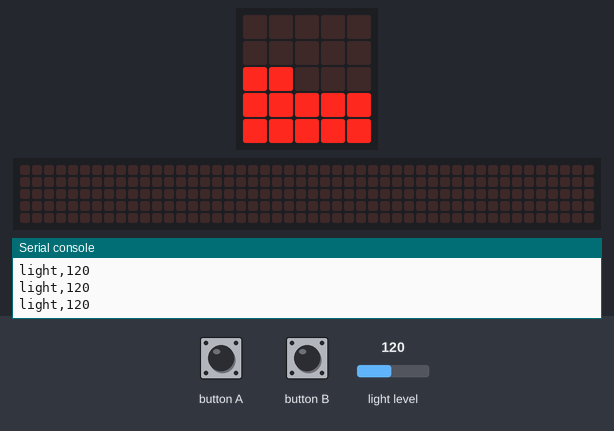
Bench run of a program on a simulated BBC micro:bit running MicroPython. Shown: the board's 5×5 LED display, a strip that is not on the board, showing the scrolling text unrolled, the last lines printed to the serial console. The test bench sets the inputs (shaded band); at power-on: light level 120. The 48×5 strip is a reading aid, not a part: it shows the text the display is scrolling, unrolled, one strip-width of it at a time.

Above: at 1.6 s.
1.7 s: button A pressed for 0.15 s
At 2.38 s:
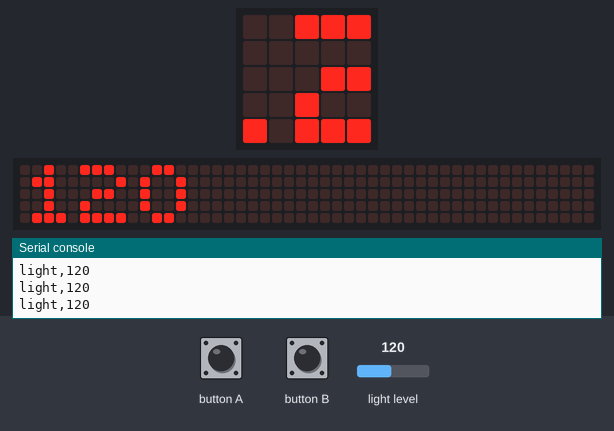
2.4 s: button B pressed for 0.15 s
At 2.9 s:
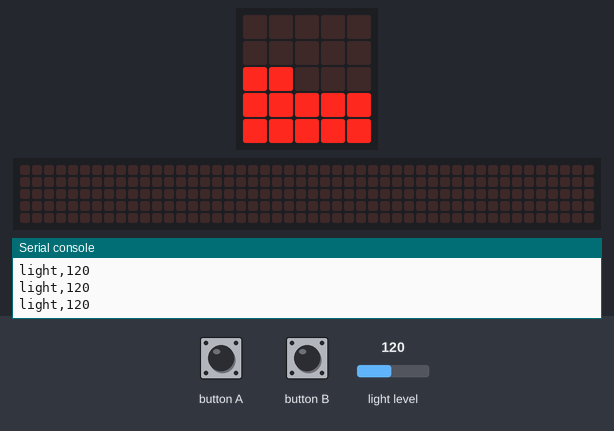
3.1 s: light level set to 64
At 3.5 s:
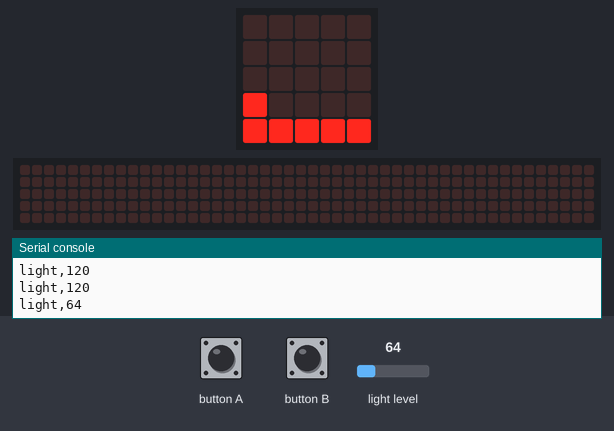
5.1 s: light level set to 191
At 5.5 s:
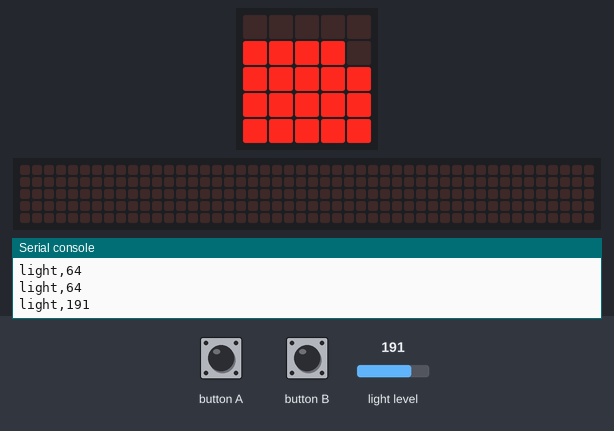
8.2 s: button A pressed for 1 s
At 8.8 s:
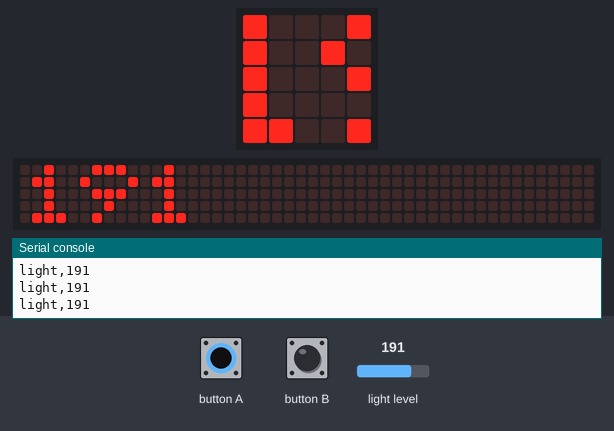
9.8 s: light level set to 5
At 13.84 s:
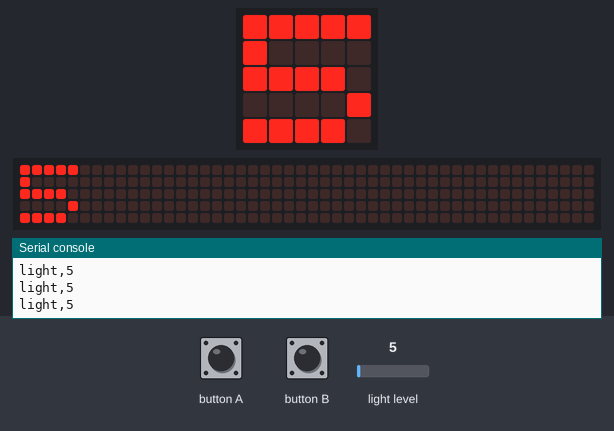

The program:

main.py
```python
# micro:bit v2 light logger
# Prints light level over USB serial about twice a second so the page
# can show a live "Now" value. The webpage decides how often to plot.
# The LED display is the light sensor (0-255). Button A: scroll the
# number. Button B: 1 LED per 10 light units (0-25).
from microbit import *

mode = "dots"
level = 0
last_print = 0
scroll_until = 0

def show_level(value):
    n = min(25, value // 10)
    for i in range(25):
        y = 4 - (i // 5)
        x = i % 5
        display.set_pixel(x, y, 9 if i < n else 0)

display.show(Image.YES)
sleep(400)
display.clear()

while True:
    now = running_time()
    if now - last_print >= 500:
        if mode == "dots":
            display.clear()
            sleep(20)
        level = display.read_light_level()
        print("light,{}".format(level))
        last_print = now
        if mode == "dots":
            show_level(level)
        elif now >= scroll_until:
            display.scroll(str(level), delay=80, wait=False)
            scroll_until = now + 80 * 5 * (len(str(level)) + 2)
    if button_a.was_pressed():
        mode = "text"
        scroll_until = 0
        display.scroll(str(level), delay=80, wait=False)
        scroll_until = now + 80 * 5 * (len(str(level)) + 2)
    if button_b.was_pressed():
        mode = "dots"
        scroll_until = 0
        display.clear()
        show_level(level)
    sleep(50)
```

Measured:
- after the input at 1.7 s, the display: first changes at once (image 1 shows a later state)
- after the input at 2.4 s, the display: changes after 0.05 s (image 2)
- after the input at 3.1 s, the display: first differs from a run without the input after 0.05 s (image 3)
- after the input at 5.1 s, the display: first differs from a run without the input after 0.17 s (image 4)
- after the input at 8.2 s, the display: first changes at once (image 5 shows a later state)
- what the display in image 3 shows lasts 0.5 s, from 3.2 s to 3.7 s
